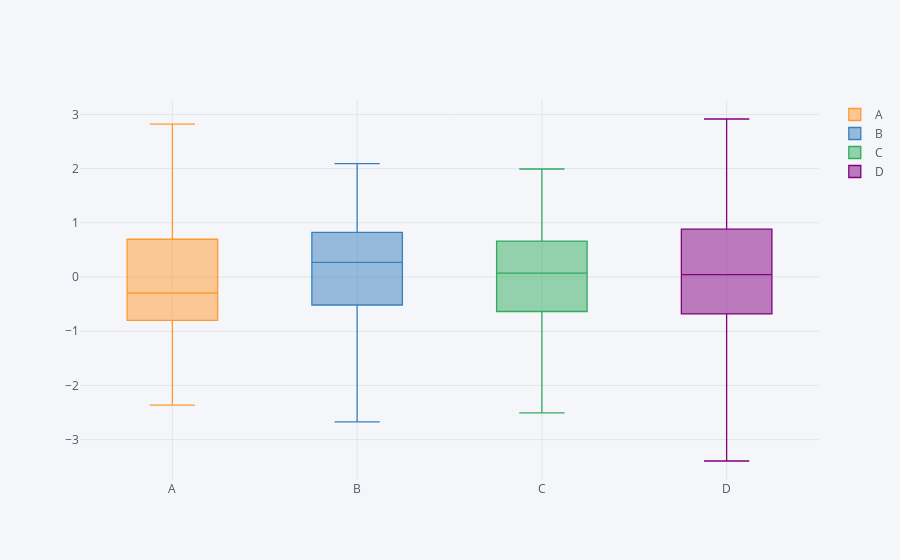

Notebook source saved alongside this figure:
### Code cell
#BOXPLOT
df.iplot(kind='box')
